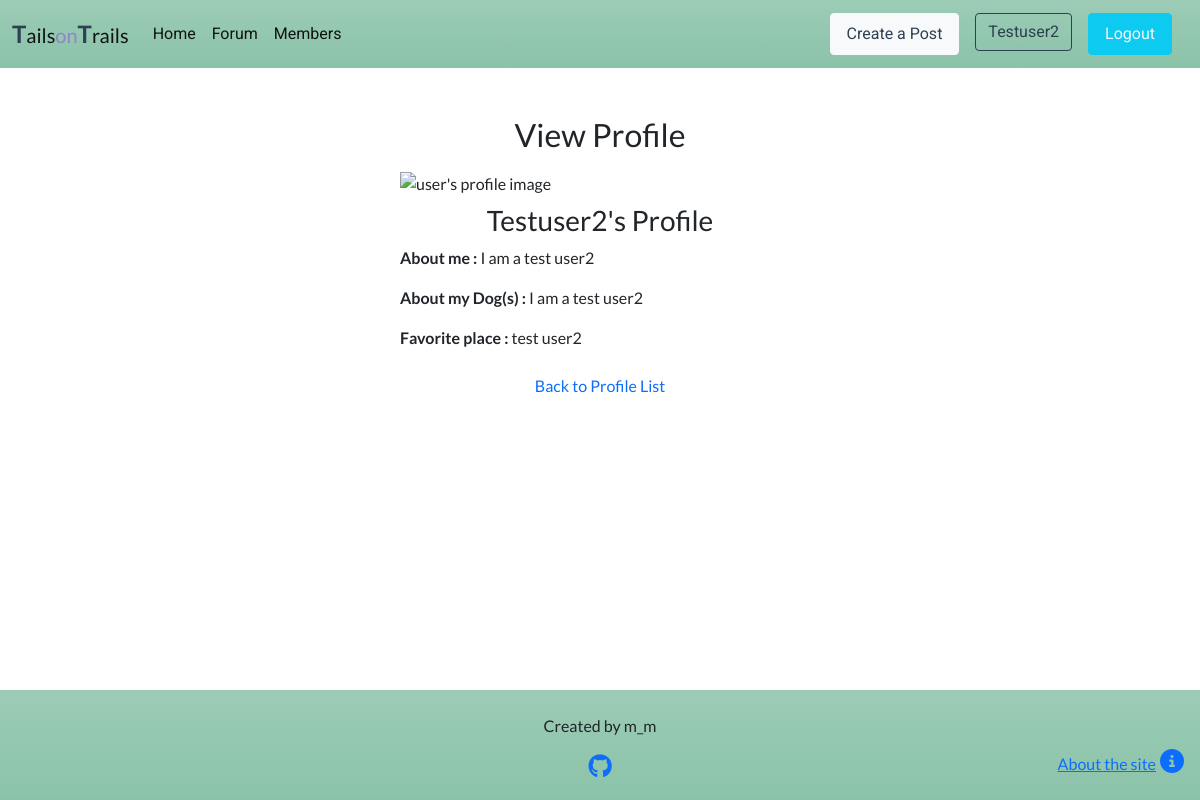
/profile/testuser2 (signed in), run on an earlier commit of the app's database.
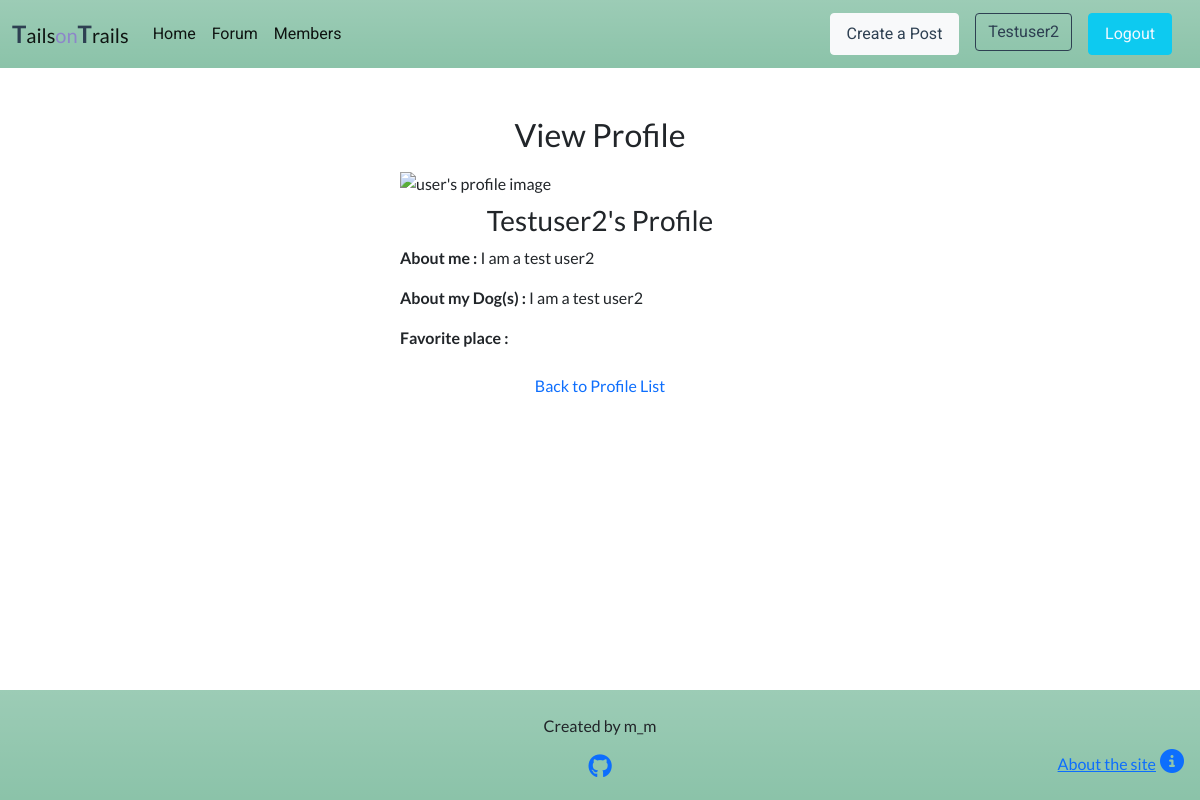
And on a later commit of the database.
### forum/models.py (models this page shows, shortened)
class Profile(models.Model):
    user = models.OneToOneField(User, on_delete=models.CASCADE)
    featured_image = CloudinaryField('image', default='placeholder')
    about_me = models.TextField(max_length=300, blank=True)
    about_dog = models.TextField(max_length=300, blank=True)
    favorite_location = models.TextField(max_length=100, blank=True)

### forum/views.py (the view)
class ProfileDetail(LoginRequiredMixin, generic.DetailView):
    model = Profile
    queryset = Profile.objects.all()
    template_name = 'profile_detail.html'
    def get_object(self):
        return get_object_or_404(
                                Profile,
                                user__username=self.kwargs['username'])

### templates/profile_detail.html
{% extends "base.html" %}
{% load static %}
{% block content %}
<div class="col col-md-6 offset-md-3 col-lg-4 offset-lg-4 mt-5">
    <h2 class="text-center mb-3">View Profile</h2>
    <div class="mt-2">
        {% if "placeholder" in profile.featured_image.url %}
        <img src="{% static 'images/no_user_image.jpg' %}" alt="No photo available image " class="post-detail_img">
        {% else %}
        <img src=" {{ profile.featured_image.url }}" alt="user's profile image" class="post-detail_img">
        {% endif %}
    </div>
    <h3 class="text-center mt-2">{{ profile.user.username | title }}'s Profile</h3>
    <p class="mt-2"><strong>About me :</strong>  {{ profile.about_me  }}</p>
    <p class="mt-2"><strong>About my Dog(s) :</strong>  {{ profile.about_me  }}</p>
    <p class="mt-2 mb-3"><strong>Favorite place :</strong>  {{ profile.favorite_location  }}</p>
    <div class="text-center mb-3 mt-2">
        <a class="nav-link active" aria-current="page" href="{% url 'profile' %}">Back to Profile List</a>
    </div>
</div>
{% endblock %}

What changed in the data, as far as the page shows it:
changed Profile "I am a test user2": favorite_location "test user2" → (not shown)
